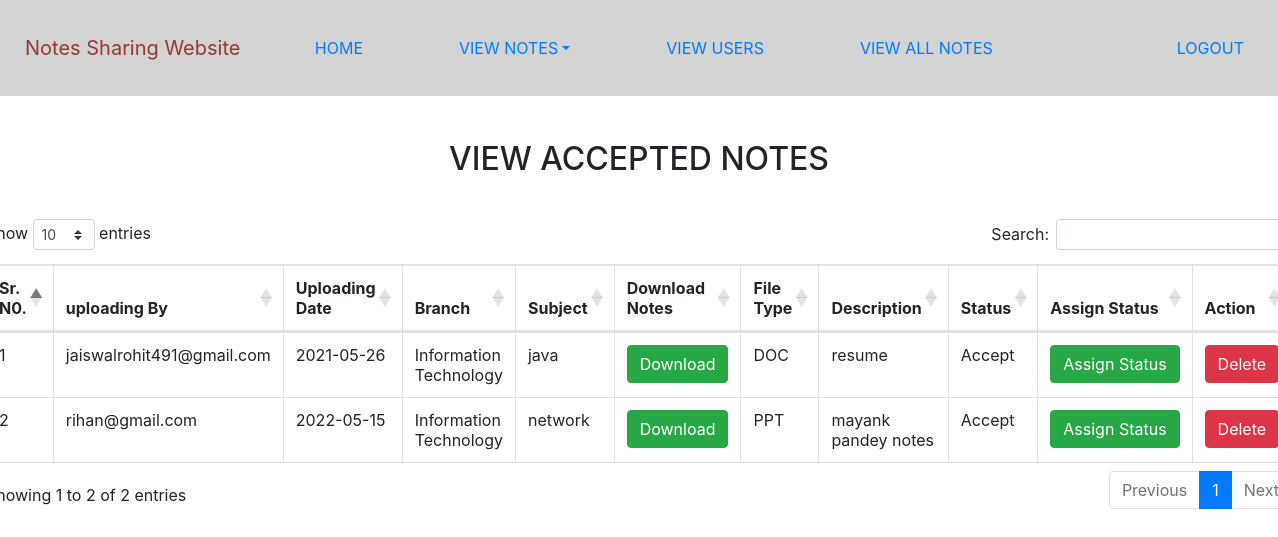
The app's page /accepted_notes (signed in), older data.
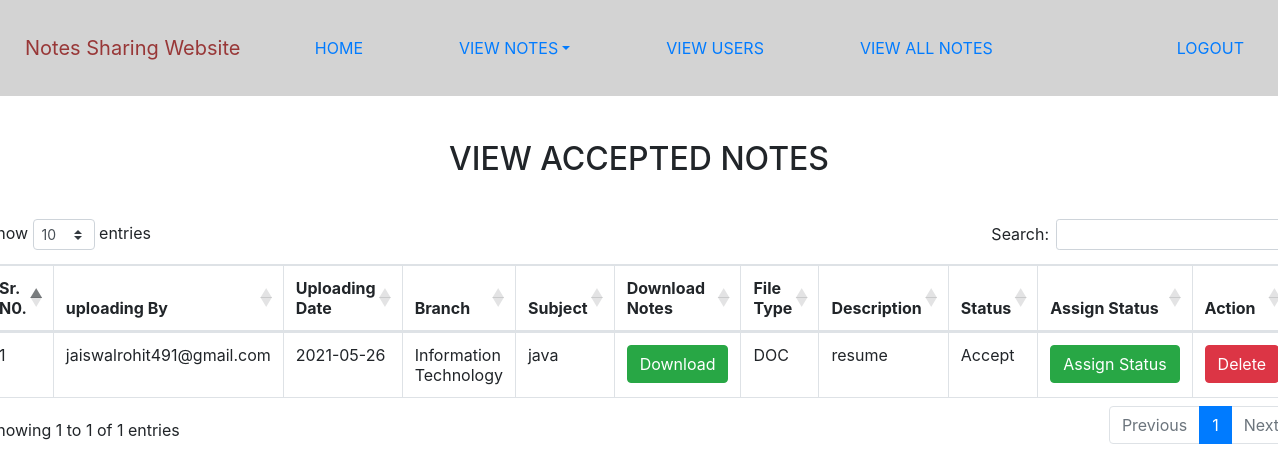
The same page, newer data.
### notes/models.py (models this page shows, shortened)
class Notes(models.Model):
    user = models.ForeignKey(User, on_delete=models.CASCADE)
    uploadingdate = models.CharField(max_length=30)
    branch = models.CharField(max_length=30)
    subject = models.CharField(max_length=30,)
    notesfile = models.FileField(null=True)
    filetype = models.CharField(max_length=30,)
    description = models.CharField(max_length=200, null=True)
    status=models.CharField(max_length=15,)

### notes/views.py (the view)
# urls.py: path('accepted_notes',accepted_notes,name='accepted_notes'),
def accepted_notes(request):
    if not request.user.is_authenticated:
        return redirect('login_admin')
    notes = Notes.objects.filter(status = "Accept")
    d = {'notes':notes}
    return render(request,'accepted_notes.html',d)

### notes/templates/accepted_notes.html (shortened to what this page needs)
{% extends 'admin_nav.html' %}
{% load static %}
{% block body %}
<link rel="stylesheet" href="https://cdnjs.cloudflare.com/ajax/libs/twitter-bootstrap/4.5.2/css/bootstrap.css">
<link rel="stylesheet" href="https://cdn.datatables.net/1.10.24/css/dataTables.bootstrap4.min.css">
<div class="container mt-5">
    <h2 class="text-center">VIEW ACCEPTED NOTES</h2>
    <table class="table table-bordered" id="example">
       <thead>
           <tr>
               <th>Sr. N0.</th>
               <th>uploading By</th>
               <th>Uploading Date</th>
               <th>Branch</th>
               <th>Subject</th>
               <th>Download Notes</th>
               <th>File Type</th>
               <th>Description</th>
               <th>Status</th>
               <th>Assign Status</th>
               <th>Action</th>
           </tr>
       </thead>
       <tbody>
           {% for i in notes %}
           <tr>
               <td>{{forloop.counter}}</td>
               <td>{{i.user.username}}</td>
               <td>{{i.uploadingdate}}</td>
               <td>{{i.branch}}</td>
               <td>{{i.subject}}</td>
               <td><a href="{{i.notesfile.url}}" class="btn btn-success" download>Download</a></td>
               <td>{{i.filetype}}</td>
               <td>{{i.description}}</td>
               <td>{{i.status}}</td>
               <td><a href="{% url 'assign_status' i.id %}" class = "btn btn-success">Assign&nbsp;Status</a></td>
               <td><a href="{% url 'delete_notes' i.id %}" class = "btn btn-danger" onclick="return confirm('Are you sure?')">Delete</a></td>
           </tr>
           {% endfor %}
       </tbody>
   </table>
</div>
{% endblock %}

Row changes from the older to the newer data that the page shows:
removed Notes: user.username "rihan@gmail.com", uploadingdate "2022-05-15", branch "Information Technology", subject "network", filetype "PPT", description "mayank pandey notes", status "Accept"
Text that changed along with them:
text written by a page script: "Show entries Search: Showing 1 to 2 of 2 entries Previous 1 Next" → "Show entries Search: Showing 1 to 1 of 1 entries Previous 1 Next"
